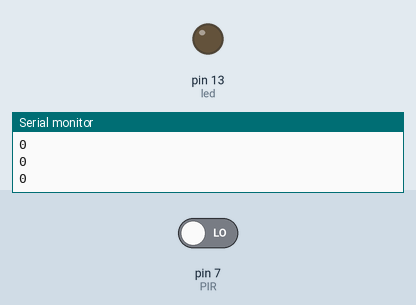
Simulated run of this sketch. Board: Arduino Uno, built with avr-gcc and run on an emulated ATmega328P. On the bench: output pins drawn as LEDs (lit = HIGH), the last lines printed to the serial monitor. Dashed ring = blinking. The test bench sets the inputs (shaded band); at power-on: pin 7 (PIR) LOW.

Above: at 1.2 s.
1.3 s: pin 7 (PIR) driven HIGH
At 1.47 s:
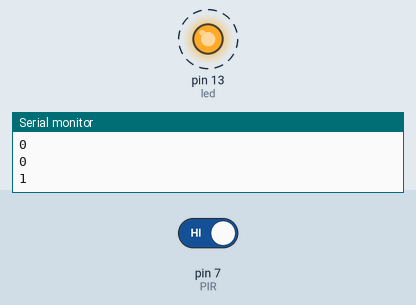
Timing chart, 0 to 10.3 s (numbered marks = the images above; inputs shaded):
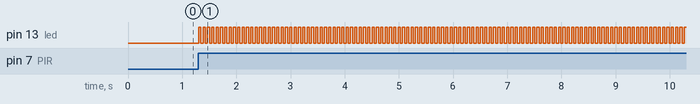

The sketch:

PIR_2.ino
```cpp
byte PIR = 7;
byte led = 13;
byte val = 0;
void setup() {
  // put your setup code here, to run once:
  pinMode(PIR, INPUT);
  pinMode(led, OUTPUT);
  Serial.begin(9600);
}

void loop() {
  // put your main code here, to run repeatedly:
  val = digitalRead(PIR);
  Serial.println(val);
  if(val == HIGH){
    for(int i = 1; i <= 35; i++){
    digitalWrite(led, HIGH);
    delay(40);
    digitalWrite(led, LOW);
    delay(40);
    }

  }else{
    digitalWrite(led, LOW);
  }
}
```

Measured:
- after the input at 1.3 s, pin 13 (led): alternates HIGH for 0.04 s and LOW for 0.04 s, starting at once
